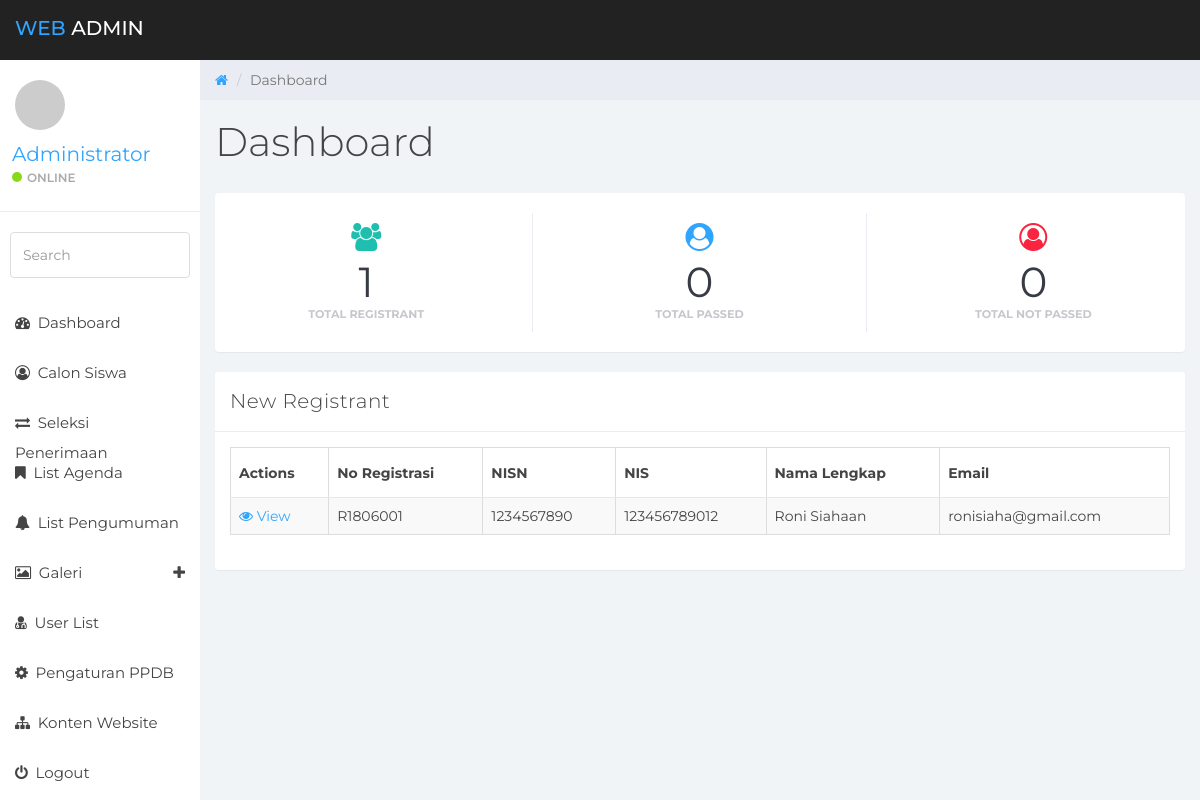
The app's page /sysadmin/ (signed in), older data.
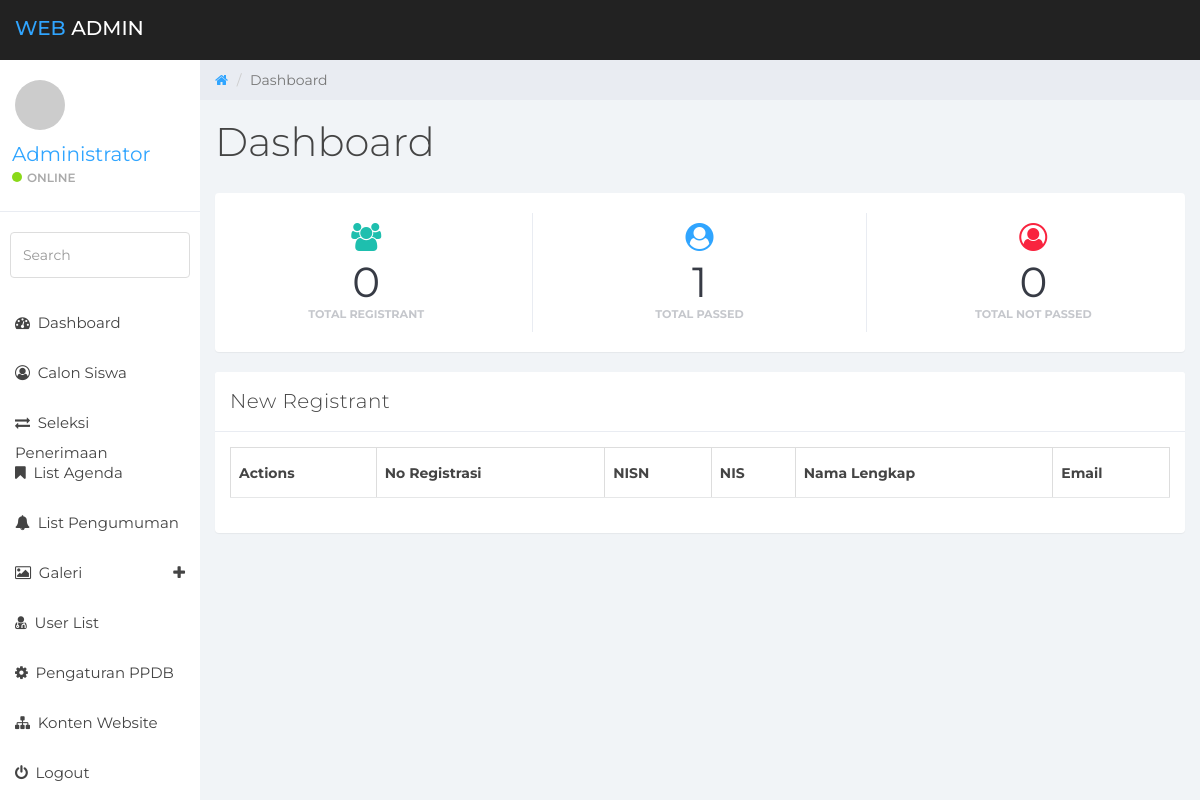
The same page, newer data.
### tables this page shows
CREATE TABLE `registrasi` (
  `reg_id` varchar(8) NOT NULL,
  `reg_date` date NOT NULL,
  `cs_nisn` varchar(10) NOT NULL,
  `reg_status` tinyint(4) NOT NULL COMMENT '1:process,2:file_verified,3:pass,4:not_pass'
);

CREATE TABLE `calon_siswa` (
  `cs_id` int(11) NOT NULL,
  `cs_nisn` varchar(10) NOT NULL,
  `cs_nis` varchar(12) NOT NULL,
  `cs_nama_lengkap` varchar(100) NOT NULL,
  `cs_tmpt_lahir` varchar(100) NOT NULL,
  `cs_tgl_lahir` date NOT NULL,
  `cs_jkel` enum('L','P') NOT NULL,
  `cs_agama` varchar(35) NOT NULL,
  `cs_no_tlp` varchar(36) NOT NULL,
  `cs_alamat_lengkap` text NOT NULL,
  `cs_nama_ayah` varchar(100) NOT NULL,
  `cs_nama_ibu` varchar(100) NOT NULL,
  `cs_nama_wali` varchar(100) NOT NULL,
  `cs_asal_sekolah` varchar(100) NOT NULL,
  `cs_email` varchar(100) NOT NULL,
  `berkas_id` int(10) NOT NULL DEFAULT '0'
);

### includes/class.db.php (called while the page is built, shortened)
<?php
class DB
{
    private $link = null;
    static $inst = null;
    public function __construct()
    {
        try {
            $this->link = new mysqli( DB_HOST, DB_USER, DB_PASS, DB_NAME );
            $this->link->set_charset( "utf8" );
        } catch ( Exception $e ) {
            die( 'Unable to connect to database' );
        }
    }
    public function num_rows( $query )
    {
        $num_rows = $this->link->query( $query );
        if( $this->link->error )
        {
            $this->log_db_errors( $this->link->error, $query );
            return $this->link->error;
        }
        else
        {
            return $num_rows->num_rows;
        }
    }
    public function get_results( $query, $object = false )
    {
        $results = $this->link->query( $query );
        if( $this->link->error )
        {
            $this->log_db_errors( $this->link->error, $query );
            return false;
        }
        else
        {
            $row = array();
            while( $r = ( !$object ) ? $results->fetch_assoc() : $results->fetch_object() )
            {
                $row[] = $r;
            }
            return $row;
        }
    }
    static function getInstance()
    {
        if( self::$inst == null )
        {
            self::$inst = new DB();
        }
        return self::$inst;
    }
}

### sysadmin/modules/dashboard.php (the view, shortened to what the changed rows need)
     <?php
         $pagetitle = "Dashboard";
         $query_o = "SELECT 1 FROM registrasi WHERE reg_status = 1";
         $num_o = (int)$database->num_rows( $query_o );
         $query_m = "SELECT 1 FROM registrasi WHERE reg_status = 3";
         $num_m = (int)$database->num_rows( $query_m );
         $query_p = "SELECT 1 FROM registrasi WHERE reg_status = 4";
         $num_p = (int)$database->num_rows( $query_p );
     ?>
     <div class="row">
         <ol class="breadcrumb">
             <li><a href="#">
                 <em class="fa fa-home"></em>
             </a></li>
             <li class="active"><?php echo $pagetitle;?></li>
         </ol>
     </div>
     <div class="row">
         <div class="col-lg-12">
             <h1 class="page-header"><?php echo $pagetitle;?></h1>
         </div>
     </div>
     <div class="panel panel-container">
<div class="row">
	<div class="col-xs-6 col-md-4 col-lg-4 no-padding">
		<div class="panel panel-orange panel-widget border-right">
			<div class="row no-padding"><em class="fa fa-xl fa-users color-teal"></em>
				<div class="large"><?php echo $num_o;?></div>
				<div class="text-muted">Total Registrant</div>
			</div>
		</div>
	</div>
	<div class="col-xs-6 col-md-4 col-lg-4 no-padding">
		<div class="panel panel-teal panel-widget border-right">
			<div class="row no-padding"><em class="fa fa-xl fa-user-circle color-blue"></em>
				<div class="large"><?php echo $num_m;?></div>
				<div class="text-muted">Total Passed</div>
			</div>
		</div>
	</div>
	<div class="col-xs-6 col-md-4 col-lg-4 no-padding">
		<div class="panel panel-red panel-widget ">
			<div class="row no-padding"><em class="fa fa-xl fa-user-circle-o color-red"></em>
				<div class="large"><?php echo $num_p;?></div>
				<div class="text-muted">Total Not Passed</div>
			</div>
		</div>
	</div>
</div>
     </div>
     <div class="row">
         <div class="col-lg-12">
             <div class="panel panel-default">
                 <div class="panel-heading">New Registrant</div>
                 <div class="panel-body">
                     <table id="example" class="table table-striped table-bordered" style="width:100%">
                     <thead>
                         <tr>
                             <th>Actions</th>
                             <th>No Registrasi</th>
                             <th>NISN</th>
                             <th>NIS</th>
                             <th>Nama Lengkap</th>
                             <th>Email</th>
                         </tr>
                     </thead>
                     <tbody>
                         <?php
                             $query = "SELECT r.reg_id, c.* "
                                     . "FROM registrasi AS r INNER JOIN calon_siswa AS c ON r.cs_nisn = c.cs_nisn "
                                     . "WHERE r.reg_status = 1 ORDER BY reg_id ASC";
                             $results = $database->get_results( $query );
                             foreach( $results as $row )
                             {
                                 echo "<tr>";
                                     echo "<td>
                                             <a href='?page=list-pendaftar&act=info&key=$row[cs_nisn]'><i class='fa fa-eye'></i> View</a>
                                         </td>";
                                     echo "<td>$row[reg_id]</td>";
                                     echo "<td>$row[cs_nisn]</td>";
                                     echo "<td>$row[cs_nis]</td>";
                                     echo "<td>$row[cs_nama_lengkap]</td>";
                                     echo "<td>$row[cs_email]</td>";
                                 echo "</tr>";
                             }
                         ?>
                     </tbody>
                     </table>
                 </div>
             </div>
         </div>
     </div>

Row changes from the older to the newer data that the page shows:
no longer on this page (row edited): registrasi: reg_id "R1806001", calon_siswa.cs_nisn "1234567890", calon_siswa.cs_nis "123456789012", calon_siswa.cs_nama_lengkap "Roni Siahaan", calon_siswa.cs_email "ronisiaha@gmail.com"
Text that changed along with them:
$num_o: "1" → "0"
$num_m: "0" → "1"
